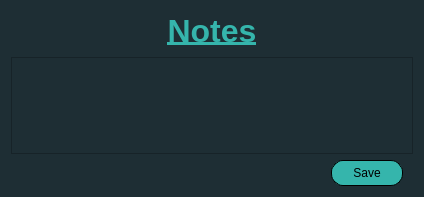
<?xml version="1.0" encoding="UTF-8"?>
<ui version="4.0">
 <class>TimeNotesDialog</class>
 <widget class="QDialog" name="TimeNotesDialog">
  <property name="geometry">
   <rect>
    <x>0</x>
    <y>0</y>
    <width>424</width>
    <height>197</height>
   </rect>
  </property>
  <property name="sizePolicy">
   <sizepolicy hsizetype="Preferred" vsizetype="Preferred">
    <horstretch>0</horstretch>
    <verstretch>0</verstretch>
   </sizepolicy>
  </property>
  <property name="windowTitle">
   <string>Dialog</string>
  </property>
  <property name="styleSheet">
   <string notr="true">QWidget{
	background-color: #1E2E34;
}</string>
  </property>
  <layout class="QVBoxLayout" name="verticalLayout">
   <item alignment="Qt::AlignmentFlag::AlignHCenter|Qt::AlignmentFlag::AlignTop">
    <widget class="QLabel" name="notesLabel">
     <property name="sizePolicy">
      <sizepolicy hsizetype="Fixed" vsizetype="Fixed">
       <horstretch>0</horstretch>
       <verstretch>0</verstretch>
      </sizepolicy>
     </property>
     <property name="minimumSize">
      <size>
       <width>400</width>
       <height>40</height>
      </size>
     </property>
     <property name="font">
      <font>
       <pointsize>24</pointsize>
       <bold>true</bold>
       <underline>true</underline>
      </font>
     </property>
     <property name="styleSheet">
      <string notr="true">QLabel{
	color: #35B5AC;
}</string>
     </property>
     <property name="text">
      <string>Notes</string>
     </property>
     <property name="alignment">
      <set>Qt::AlignmentFlag::AlignCenter</set>
     </property>
    </widget>
   </item>
   <item>
    <widget class="QTextEdit" name="notesTextEdit"/>
   </item>
   <item>
    <widget class="QDialogButtonBox" name="notesButtonBox">
     <property name="styleSheet">
      <string notr="true">QPushButton{
	border-radius: 12px;
	border: 1px solid black;
	border-style: solid;
	min-width: 50px;
	min-height: 10px;
	padding: 5px 10px;
	margin-left: 5px;
	margin-right: 10px;
	background-color: #35B5AC;
	color: black;
}

QPushButton:hover {
	background-color: #2A9089;
}

QPushButton:pressed {
	background-color: #1F6B66;
}</string>
     </property>
     <property name="standardButtons">
      <set>QDialogButtonBox::StandardButton::Save</set>
     </property>
    </widget>
   </item>
  </layout>
 </widget>
 <resources/>
 <connections>
  <connection>
   <sender>notesButtonBox</sender>
   <signal>accepted()</signal>
   <receiver>TimeNotesDialog</receiver>
   <slot>accept()</slot>
   <hints>
    <hint type="sourcelabel">
     <x>211</x>
     <y>178</y>
    </hint>
    <hint type="destinationlabel">
     <x>211</x>
     <y>98</y>
    </hint>
   </hints>
  </connection>
 </connections>
</ui>
